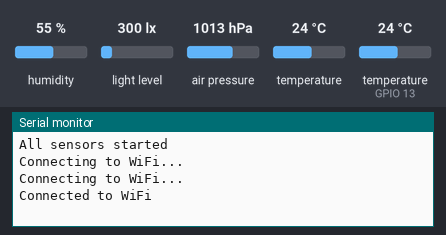
A sketch run on a simulated ESP32. On the bench: the last lines printed to the serial monitor. The test bench sets the inputs (shaded band); at power-on: humidity 55 %, light level 300 lx, air pressure 1013 hPa, temperature (sensor on GPIO 13) 24 °C, temperature 24 °C. WiFi joins after 1.5 s; servers stay silent unless stated; uploads are accepted with an empty reply.

Above: at 3.2 s.
3.3 s: humidity set to 22 %
At 11.1 s:
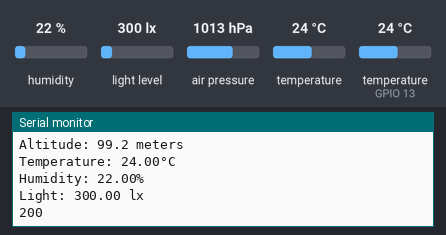
16.8 s: light level set to 40 lx
At 20.22 s:
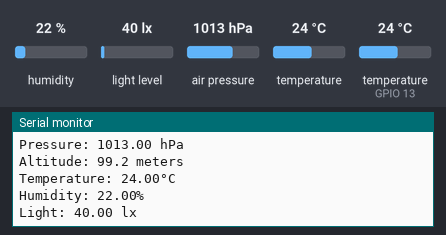
30.3 s: air pressure set to 952 hPa
At 31.1 s:
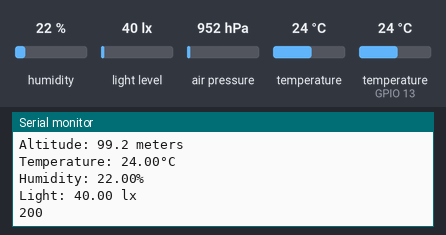
43.8 s: temperature (sensor on GPIO 13) set to 12 °C
At 50.22 s:
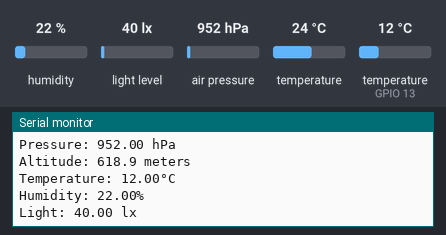
57.3 s: humidity set to 40 %
At 61.1 s:
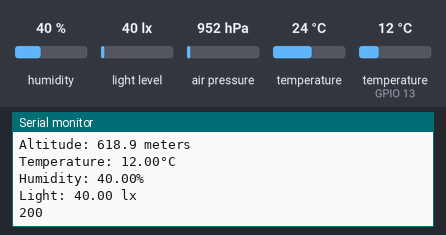
70.8 s: light level set to 500 lx
At 81.2 s:
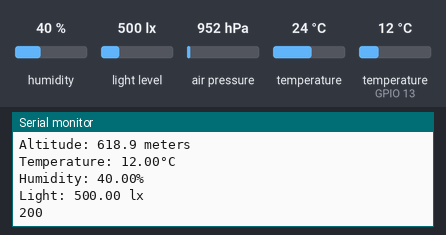
Timing chart, 0 to 82.7 s (numbered marks = the images above; inputs shaded):
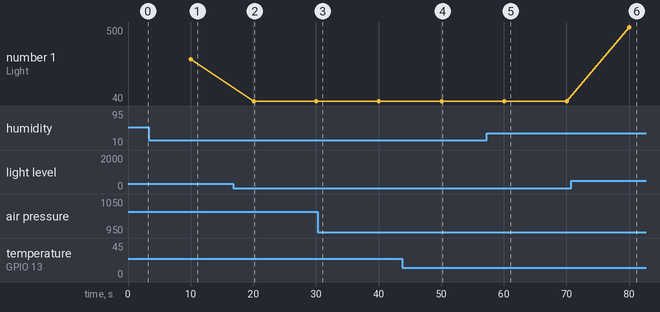

Measured:
- after the input at 3.3 s, the serial monitor: prints a new line after 6.8 s (image 1)
- after the input at 16.8 s, the serial monitor: prints a new line after 3.3 s (image 2)
- after the input at 43.8 s, the serial monitor: prints a new line after 6.3 s (image 4)
- after the input at 57.3 s, the serial monitor: prints a new line after 2.8 s (image 5)
- after the input at 70.8 s, the serial monitor: prints a new line after 9.3 s (image 6)
- plotted number 1: 300 → 40 after the input at 16.8 s, 40 → 500 after the input at 70.8 s

The sketch:

ESP32_Firmware.ino
```cpp
#include <Wire.h>
#include <DHT.h>
#include <SFE_BMP180.h>
#include <BH1750.h>
#include <WiFi.h>
#include <HTTPClient.h>
#include <Ticker.h>

// important edit ssid and password to be able to connect to the internet
const char* ssid = "your_ssid";
const char* password =  "your_password";

#define DHTPIN 13  // defines the DHT11 sensor pin
#define DHTTYPE DHT11  // defines the type of sensor (DHT11 in our case)

DHT dht(DHTPIN, DHTTYPE); // object for temperature and humidity

SFE_BMP180 bmp180;  // object for pressure

BH1750 lightMeter;  // object for the light intensity

double baseline = 1025; // baseline pressure, value for our geographical area

Ticker timer;   // object to use timers

void setup() {
  Serial.begin(9600);

  timer.attach(10, sendData); // creating an interrupt that executes the sendData() function given a number of seconds

  // Initialize the sensor
  Wire.begin();
  lightMeter.begin();

  dht.begin();

  bmp180.begin();

  Serial.println("All sensors started");

  WiFi.begin(ssid, password);

  while (WiFi.status() != WL_CONNECTED) {
    delay(1000);
    Serial.println("Connecting to WiFi...");
  }
  Serial.println("Connected to WiFi");
}

void loop() {
}

double getPressure()
{
  char status;
  double T,P,p0,a;

  // You must first get a temperature measurement to perform a pressure reading.

  // Start a temperature measurement:
  // If request is successful, the number of ms to wait is returned.
  // If request is unsuccessful, 0 is returned.

  status = bmp180.startTemperature();
  if (status != 0)
  {
    // Wait for the measurement to complete:

    delay(status);

    // Retrieve the completed temperature measurement:
    // Note that the measurement is stored in the variable T.
    // Use '&T' to provide the address of T to the function.
    // Function returns 1 if successful, 0 if failure.

    status = bmp180.getTemperature(T);
    if (status != 0)
    {
      // Start a pressure measurement:
      // The parameter is the oversampling setting, from 0 to 3 (highest res, longest wait).
      // If request is successful, the number of ms to wait is returned.
      // If request is unsuccessful, 0 is returned.

      status = bmp180.startPressure(3);
      if (status != 0)
      {
        // Wait for the measurement to complete:
        delay(status);

        // Retrieve the completed pressure measurement:
        // Note that the measurement is stored in the variable P.
        // Use '&P' to provide the address of P.
        // Note also that the function requires the previous temperature measurement (T).
        // (If temperature is stable, you can do one temperature measurement for a number of pressure measurements.)
        // Function returns 1 if successful, 0 if failure.

        status = bmp180.getPressure(P,T);
        if (status != 0)
        {
          return(P);
        }
        else {
          Serial.println("error retrieving pressure measurement");
          return -2;
        }
      }
      else {
        Serial.println("error starting pressure measurement");
        return -2;
      }
    }
    else {
      Serial.println("error retrieving temperature measurement");
      return -2;
    }
  }
  else {
    Serial.println("error starting temperature measurement");
    return -2;
  }
}

void sendData() {
  // collect BMP180 data
  double pressure = 0;
  double altitude = 0;

  pressure = getPressure();
  if(isnan(pressure)){
    pressure = -2;
  }
  Serial.print("Pressure: ");
  Serial.print(pressure);
  Serial.println(" hPa");

  altitude = bmp180.altitude(pressure, baseline);
  if(isnan(altitude)){
    altitude = -2;
  }
  Serial.print("Altitude: ");
  Serial.print(altitude, 1);
  Serial.println(" meters");

  //collect DHT11 data
  float temperature = 0;
  float humidity = 0;
  temperature = dht.readTemperature();
  humidity = dht.readHumidity();

  if (isnan(temperature) || isnan(humidity)) {
    Serial.println("Error reading DHT11 sensor");
    temperature = -2;
    humidity = -2;
  }

  Serial.print("Temperature: ");
  Serial.print(temperature);
  Serial.println("°C");
  Serial.print("Humidity: ");
  Serial.print(humidity);
  Serial.println("%");

  //collect BH1750 data
  float lux = 0;
  lux = lightMeter.readLightLevel();
  Serial.print("Light: ");
  Serial.print(lux);
  Serial.println(" lx");

  // send json with data to the webserver
  if ((WiFi.status() == WL_CONNECTED)) { //Check the current connection status

    HTTPClient http;

    http.begin("http://mioserverino.homepc.it:3000/data"); //Specify the URL
    http.addHeader("Content-Type", "application/json");  //Specify content-type header

    // location of the weather station
    String location = "Enego";    // important edit the location of the station for correct display on the website

    // Create JSON data
    String jsonData = "{";
    jsonData += "\"luogo\":\"" + location + "\",";
    jsonData += "\"temperatura\":" + String(temperature) + ",";
    jsonData += "\"umidita\":" + String(humidity) + ",";
    jsonData += "\"pressione\":" + String(pressure) + ",";
    jsonData += "\"altezza\":" + String(altitude) + ",";
    jsonData += "\"luce\":" + String(lux);
    jsonData += "}";

    int httpResponseCode = http.POST(jsonData);   //Send the actual POST request

    if (httpResponseCode>0) {
      String response = http.getString(); //Get the response to the request
      Serial.println(httpResponseCode);   //Print return code
      Serial.println(response);           //Print request answer
    } else {
      Serial.print("Error on sending POST: ");
      Serial.println(httpResponseCode);
    }

    http.end();  //Free resources
  }
}
```
